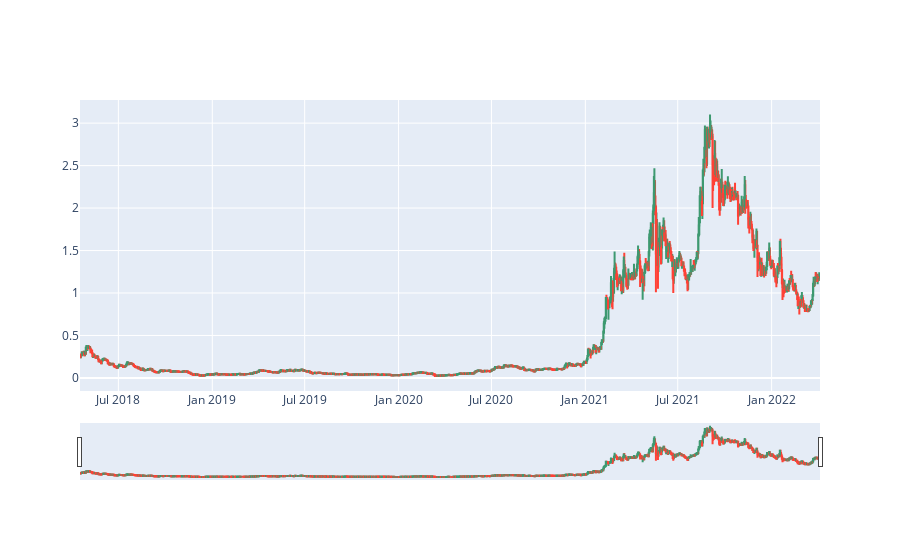

This figure's notebook cell:
### Code cell
from myenv.models.candlestick import Candlestick
from myenv.helpers.constants import HIGH_INDEX, LOW_INDEX, OPEN_INDEX, CLOSE_INDEX
from myenv.models.merchandise_rate import MerchandiseRate
from myenv.helpers.utils import percentage_change, candlestick_type, type_continuous, diff_days, unique_list, draw_candlestick
import matplotlib.pyplot as plt
import numpy as np

%matplotlib inline


merchandise_rate = MerchandiseRate()
merchandise_rate_id = merchandise_rate.find_by_slug(MERCHAINDISE)
# candlestick = Candlestick(merchandise_rate_id, 'hour', 24*DAYS, "DESC")
candlestick = Candlestick(merchandise_rate_id, 'hour', 24*DAYS, "DESC")

data_prices = candlestick.to_df()

draw_candlestick(data_prices).show()

### Figure 1 — Plotly figure (JSON) as saved in the notebook; plotly's stock layout.template omitted (floating-point values rounded to 4 significant figures; data arrays with more than 128 entries replaced by an {"elided": "..."} marker saying what was removed)
{"data": [{"close": {"elided": "1450 float values"}, "high": {"elided": "1450 float values"}, "low": {"elided": "1450 float values"}, "open": {"elided": "1450 float values"}, "type": "candlestick", "x": {"elided": "1450 str values"}}], "layout": {}}
